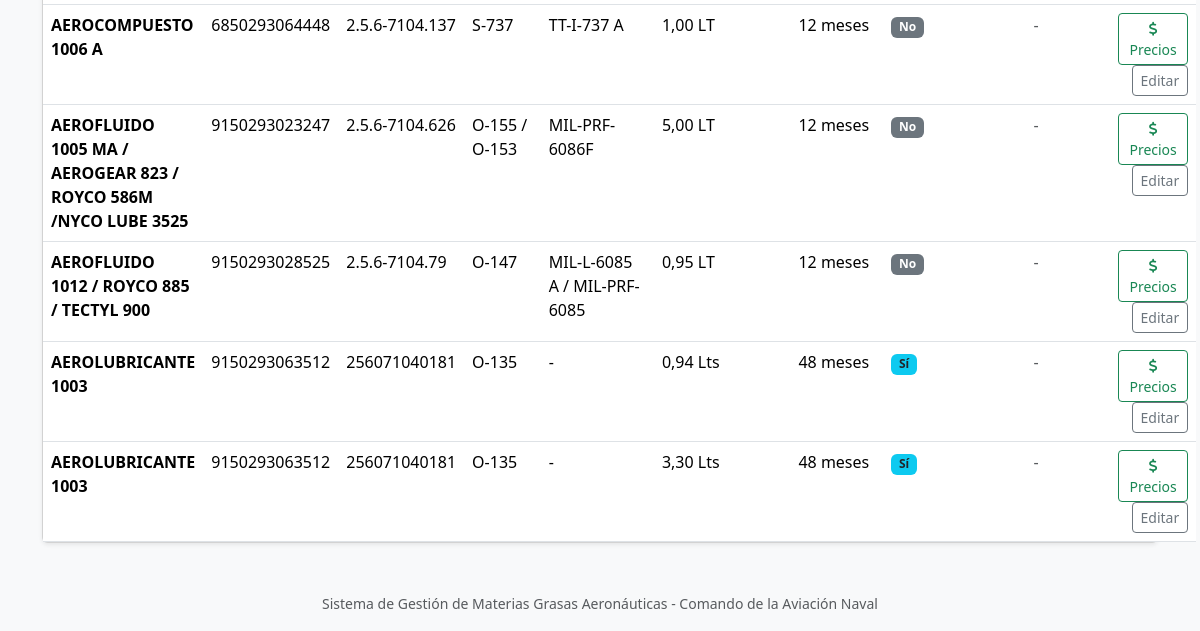
Page /greases/ (signed in, lower part) on the earlier database version.
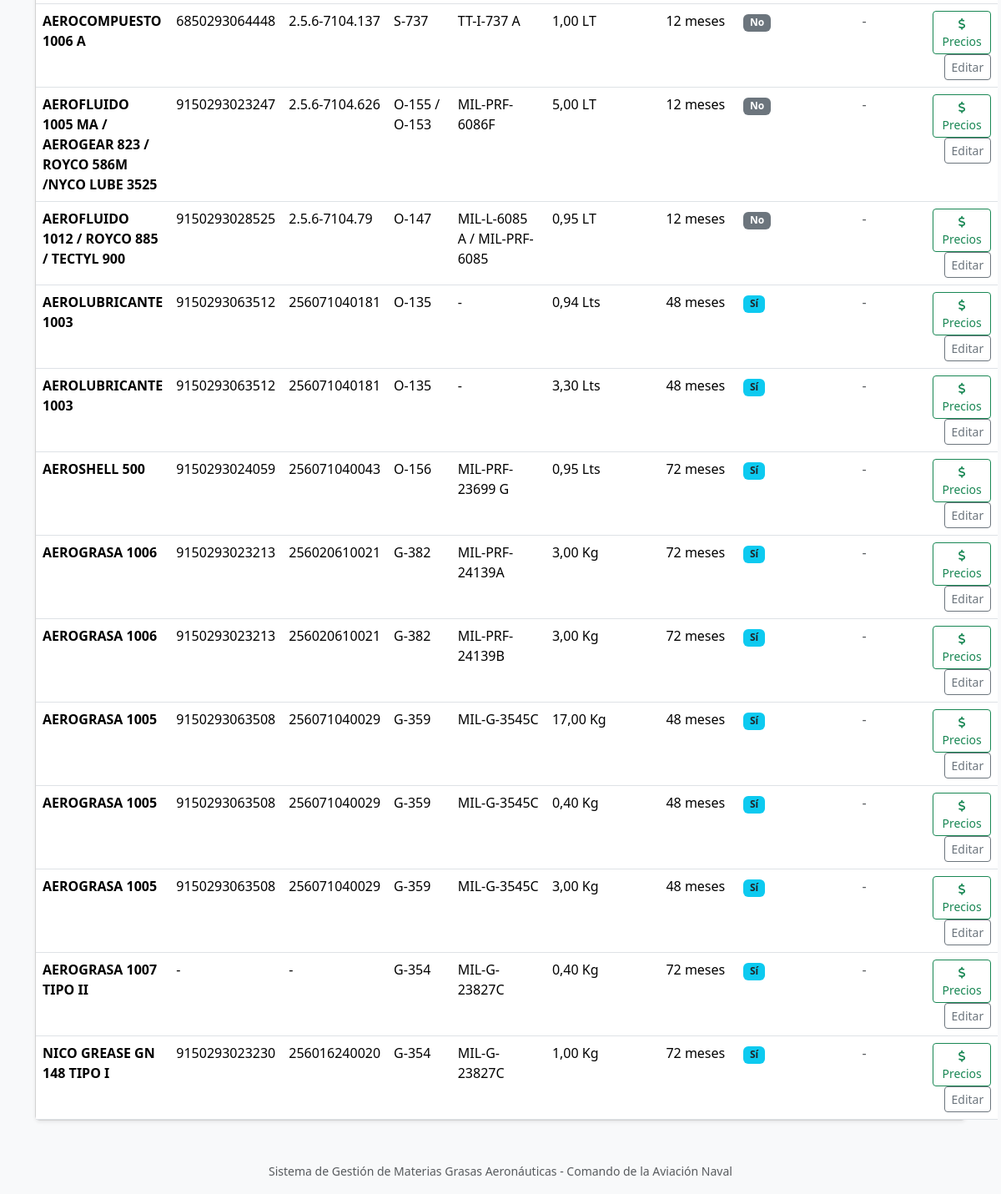
Same page on the later database version.
### core/models.py (models this page shows, shortened)
class GreaseType(models.Model):
    unidad = models.CharField(max_length=50, verbose_name="UNIDAD")
    presentacion = models.DecimalField(max_digits=10, decimal_places=2, verbose_name="PRESENTACIÓN")
    nomenclatura = models.CharField(max_length=150, verbose_name="NOMENCLATURA")
    nne_nsn = models.CharField(max_length=100, verbose_name="N.N.E. / N.S.N.", blank=True, null=True)
    sibys = models.CharField(max_length=100, verbose_name="SIBYS", blank=True, null=True)
    nato = models.CharField(max_length=100, verbose_name="NATO", blank=True, null=True)
    normas_mil_otras = models.CharField(max_length=200, verbose_name="NORMAS MIL / OTRAS", blank=True, null=True)
    shelf_life_months = models.PositiveIntegerField(verbose_name="Vida Útil Total (Meses)")
    recertification_allowed = models.BooleanField(default=False, verbose_name="Permite Re-certificación")
    minimum_stock = models.DecimalField(max_digits=10, decimal_places=2, default=0, verbose_name="Stock Mínimo Permanente", help_text="Punto de pedido. El sistema enviará alertas si el stock cae por debajo de esta cantidad.")
    class Meta:
        verbose_name = "Tipo de Grasa / Aceite"
        verbose_name_plural = "Tipos de Grasas / Aceites"
        unique_together = ('nomenclatura', 'presentacion', 'normas_mil_otras')
    def get_average_unit_price(self):
        prices = self.reference_prices.filter(is_active=True)
        if not prices:
            return None
        total = sum(p.get_unit_price() for p in prices if p.get_unit_price() is not None)
        return total / len(prices)

### core/views.py (the view)
# urls.py: path('greases/', views.GreaseTypeListView.as_view(), name='grease_list'),
class GreaseTypeListView(LoginRequiredMixin, ListView):
    model = GreaseType
    template_name = 'core/grease_list.html'
    context_object_name = 'greases'

### core/models.py (called while the page is built)
    def get_unit_price(self):
        if self.presentation_quantity and self.presentation_quantity > 0:
            return self.price / self.presentation_quantity
        return None

### core/templates/core/grease_list.html (shortened to what this page needs)
{% extends 'base.html' %}
{% block content %}
<div class="card shadow-sm">
    <div class="card-body p-0">
        <table class="table table-hover mb-0">
            <tbody>
                {% for grease in greases %}
                <tr>
                    <td><strong>{{ grease.nomenclatura }}</strong></td>
                    <td>{{ grease.nne_nsn|default:"-" }}</td>
                    <td>{{ grease.sibys|default:"-" }}</td>
                    <td>{{ grease.nato|default:"-" }}</td>
                    <td>{{ grease.normas_mil_otras|default:"-" }}</td>
                    <td>{{ grease.presentacion }} {{ grease.unidad }}</td>
                    <td>{{ grease.shelf_life_months }} meses</td>
                    <td>
                        {% if grease.recertification_allowed %}
                        <span class="badge bg-info text-dark">Sí</span>
                        {% else %}
                        <span class="badge bg-secondary">No</span>
                        {% endif %}
                    </td>
                    <td>
                        {% if grease.get_average_unit_price %}
                        <span class="text-primary fw-bold">${{ grease.get_average_unit_price|floatformat:2 }}</span> / {{ grease.unidad }}
                        {% else %}
                        <span class="text-muted">-</span>
                        {% endif %}
                    </td>
                    <td class="text-end">
                        {% if user.is_staff or 'Logistica' in user.groups.all|join:',' or 'Administrador' in user.groups.all|join:',' %}
                        <a href="{% url 'grease_price_list' grease.id %}" class="btn btn-sm btn-outline-success" title="Precios de Referencia"><i class="fa-solid fa-dollar-sign"></i> Precios</a>
                        <a href="{% url 'grease_update' grease.id %}" class="btn btn-sm btn-outline-secondary">Editar</a>
                        {% endif %}
                    </td>
                </tr>
                {% empty %}
                <tr>
                    <td colspan="10" class="text-center py-4 text-muted">No hay tipos de grasas registrados.</td>
                </tr>
                {% endfor %}
            </tbody>
        </table>
    </div>
</div>
{% endblock %}

Differences in the rows shown:
added GreaseType: nomenclatura "AEROSHELL 500", nne_nsn "9150293024059", sibys "256071040043", nato "O-156", normas_mil_otras "MIL-PRF-23699 G", presentacion "0,95", unidad "Lts", shelf_life_months "72", recertification_allowed "Sí", shows "Precios"
added GreaseType: nomenclatura "AEROGRASA 1006", nne_nsn "9150293023213", sibys "256020610021", nato "G-382", normas_mil_otras "MIL-PRF-24139A", presentacion "3,00", unidad "Kg", shelf_life_months "72", recertification_allowed "Sí", shows "Precios"
added GreaseType: nomenclatura "AEROGRASA 1006", nne_nsn "9150293023213", sibys "256020610021", nato "G-382", normas_mil_otras "MIL-PRF-24139B", presentacion "3,00", unidad "Kg", shelf_life_months "72", recertification_allowed "Sí", shows "Precios"
added GreaseType: nomenclatura "AEROGRASA 1005", nne_nsn "9150293063508", sibys "256071040029", nato "G-359", normas_mil_otras "MIL-G-3545C", presentacion "17,00", unidad "Kg", shelf_life_months "48", recertification_allowed "Sí", shows "Precios"
added GreaseType: nomenclatura "AEROGRASA 1005", nne_nsn "9150293063508", sibys "256071040029", nato "G-359", normas_mil_otras "MIL-G-3545C", presentacion "0,40", unidad "Kg", shelf_life_months "48", recertification_allowed "Sí", shows "Precios"
added GreaseType: nomenclatura "AEROGRASA 1005", nne_nsn "9150293063508", sibys "256071040029", nato "G-359", normas_mil_otras "MIL-G-3545C", presentacion "3,00", unidad "Kg", shelf_life_months "48", recertification_allowed "Sí", shows "Precios"
added GreaseType: nomenclatura "AEROGRASA 1007 TIPO II", nne_nsn "-", sibys "-", nato "G-354", normas_mil_otras "MIL-G-23827C", presentacion "0,40", unidad "Kg", shelf_life_months "72", recertification_allowed "Sí", shows "Precios"
added GreaseType: nomenclatura "NICO GREASE GN 148 TIPO I", nne_nsn "9150293023230", sibys "256016240020", nato "G-354", normas_mil_otras "MIL-G-23827C", presentacion "1,00", unidad "Kg", shelf_life_months "72", recertification_allowed "Sí", shows "Precios"
